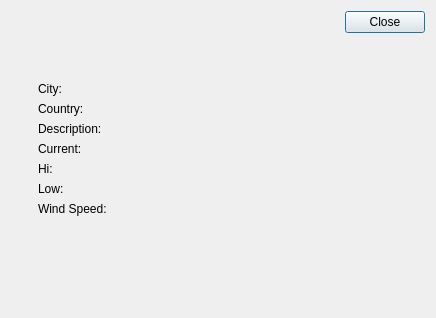
<?xml version="1.0" encoding="UTF-8"?>
<ui version="4.0">
 <class>CWeatherDetailDialog</class>
 <widget class="QDialog" name="CWeatherDetailDialog">
  <property name="geometry">
   <rect>
    <x>0</x>
    <y>0</y>
    <width>436</width>
    <height>318</height>
   </rect>
  </property>
  <property name="windowTitle">
   <string>Weather Detail</string>
  </property>
  <property name="styleSheet">
   <string notr="true"/>
  </property>
  <layout class="QHBoxLayout" name="horizontalLayout_3">
   <item>
    <widget class="QWidget" name="widget_5" native="true">
     <layout class="QVBoxLayout" name="verticalLayout_3">
      <item>
       <widget class="QWidget" name="widget_2" native="true">
        <layout class="QHBoxLayout" name="horizontalLayout">
         <item>
          <widget class="QLabel" name="_icon">
           <property name="sizePolicy">
            <sizepolicy hsizetype="Preferred" vsizetype="Preferred">
             <horstretch>0</horstretch>
             <verstretch>0</verstretch>
            </sizepolicy>
           </property>
           <property name="text">
            <string/>
           </property>
          </widget>
         </item>
         <item>
          <spacer name="horizontalSpacer">
           <property name="orientation">
            <enum>Qt::Horizontal</enum>
           </property>
           <property name="sizeHint" stdset="0">
            <size>
             <width>268</width>
             <height>20</height>
            </size>
           </property>
          </spacer>
         </item>
        </layout>
       </widget>
      </item>
      <item>
       <widget class="QWidget" name="widget_4" native="true">
        <layout class="QHBoxLayout" name="horizontalLayout_2">
         <item>
          <widget class="QWidget" name="widget" native="true">
           <layout class="QVBoxLayout" name="verticalLayout">
            <item>
             <widget class="QLabel" name="label">
              <property name="text">
               <string>City:</string>
              </property>
             </widget>
            </item>
            <item>
             <widget class="QLabel" name="label_2">
              <property name="text">
               <string>Country:</string>
              </property>
             </widget>
            </item>
            <item>
             <widget class="QLabel" name="label_6">
              <property name="text">
               <string>Description:</string>
              </property>
             </widget>
            </item>
            <item>
             <widget class="QLabel" name="label_3">
              <property name="text">
               <string>Current:</string>
              </property>
             </widget>
            </item>
            <item>
             <widget class="QLabel" name="label_4">
              <property name="text">
               <string>Hi:</string>
              </property>
             </widget>
            </item>
            <item>
             <widget class="QLabel" name="label_5">
              <property name="text">
               <string>Low:</string>
              </property>
             </widget>
            </item>
            <item>
             <widget class="QLabel" name="label_7">
              <property name="text">
               <string>Wind Speed:</string>
              </property>
             </widget>
            </item>
            <item>
             <spacer name="verticalSpacer">
              <property name="orientation">
               <enum>Qt::Vertical</enum>
              </property>
              <property name="sizeHint" stdset="0">
               <size>
                <width>20</width>
                <height>40</height>
               </size>
              </property>
             </spacer>
            </item>
           </layout>
          </widget>
         </item>
         <item>
          <widget class="QWidget" name="widget_3" native="true">
           <layout class="QVBoxLayout" name="verticalLayout_2">
            <item>
             <widget class="QLabel" name="_cityName">
              <property name="text">
               <string/>
              </property>
             </widget>
            </item>
            <item>
             <widget class="QLabel" name="_countryName">
              <property name="text">
               <string/>
              </property>
             </widget>
            </item>
            <item>
             <widget class="QLabel" name="_description">
              <property name="text">
               <string/>
              </property>
             </widget>
            </item>
            <item>
             <widget class="QLabel" name="_currentTemperature">
              <property name="text">
               <string/>
              </property>
             </widget>
            </item>
            <item>
             <widget class="QLabel" name="_hiTemperature">
              <property name="text">
               <string/>
              </property>
             </widget>
            </item>
            <item>
             <widget class="QLabel" name="_lowTemperature">
              <property name="text">
               <string/>
              </property>
             </widget>
            </item>
            <item>
             <widget class="QLabel" name="_windSpeed">
              <property name="text">
               <string/>
              </property>
             </widget>
            </item>
            <item>
             <spacer name="verticalSpacer_2">
              <property name="orientation">
               <enum>Qt::Vertical</enum>
              </property>
              <property name="sizeHint" stdset="0">
               <size>
                <width>20</width>
                <height>3</height>
               </size>
              </property>
             </spacer>
            </item>
           </layout>
          </widget>
         </item>
        </layout>
       </widget>
      </item>
     </layout>
    </widget>
   </item>
   <item>
    <widget class="QDialogButtonBox" name="buttonBox">
     <property name="orientation">
      <enum>Qt::Vertical</enum>
     </property>
     <property name="standardButtons">
      <set>QDialogButtonBox::Close</set>
     </property>
    </widget>
   </item>
  </layout>
 </widget>
 <resources/>
 <connections>
  <connection>
   <sender>buttonBox</sender>
   <signal>accepted()</signal>
   <receiver>CWeatherDetailDialog</receiver>
   <slot>accept()</slot>
   <hints>
    <hint type="sourcelabel">
     <x>248</x>
     <y>254</y>
    </hint>
    <hint type="destinationlabel">
     <x>157</x>
     <y>274</y>
    </hint>
   </hints>
  </connection>
  <connection>
   <sender>buttonBox</sender>
   <signal>rejected()</signal>
   <receiver>CWeatherDetailDialog</receiver>
   <slot>reject()</slot>
   <hints>
    <hint type="sourcelabel">
     <x>316</x>
     <y>260</y>
    </hint>
    <hint type="destinationlabel">
     <x>286</x>
     <y>274</y>
    </hint>
   </hints>
  </connection>
 </connections>
</ui>
